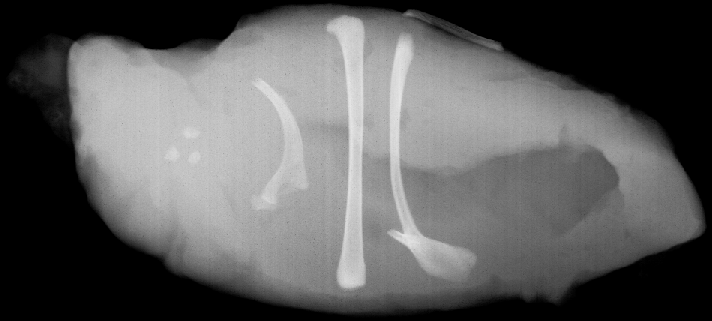
#> input picture Assignment 11/B.tif, 712 x 321 px
$ python question-2.py
#> lines starting #> are read from the running program, lines starting #| are printed output that depends on the picture; after the words box and inside, x2 and y2 are one past the last pixel; in counts of white or black regions, pixels touching at a corner belong together
import numpy as np
import cv2 as cv
import matplotlib.pyplot as plt

def extract_middle_bone():
    # Read the image
    img_B = cv.imread('B.tif', cv.IMREAD_GRAYSCALE)
#> img_B is the input picture: shape (321, 712); min 0, max 231, mean 92.5

    # Threshold to isolate the sticks
    _, thresh_B = cv.threshold(img_B, 180, 255, cv.THRESH_BINARY)
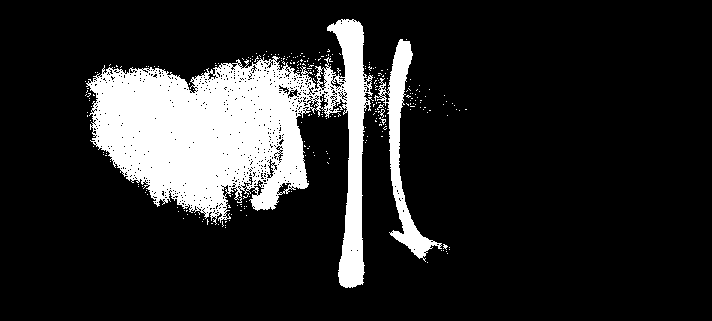
#> thresh_B: shape (321, 712); 15.2% white; 264 white regions (261 under 20 px), largest, box (x1, y1, x2, y2) and area: (86, 19, 373, 288) 31084, (374, 39, 442, 262) 3156, (378, 109, 385, 118) 21

    # Create a large vertical structuring element
    SE_B_large = cv.getStructuringElement(cv.MORPH_RECT, (8, 19))

    # Erode using the large structuring element
    img_B_eroded = cv.erode(thresh_B, SE_B_large, iterations=1)
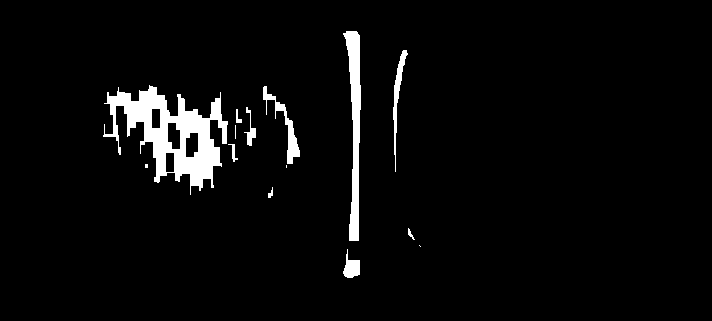
#> img_B_eroded: shape (321, 712); 4% white; 14 white regions (4 under 20 px), largest, box (x1, y1, x2, y2) and area: (103, 85, 228, 195) 5479, (343, 31, 361, 241) 1869, (263, 86, 300, 164) 605

    # Create a smaller structuring element
    SE_B_small = cv.getStructuringElement(cv.MORPH_RECT, (8, 30))

    # Dilate the result to restore the curved shape
    img_B_dilated = cv.dilate(img_B_eroded, SE_B_small, iterations=1)
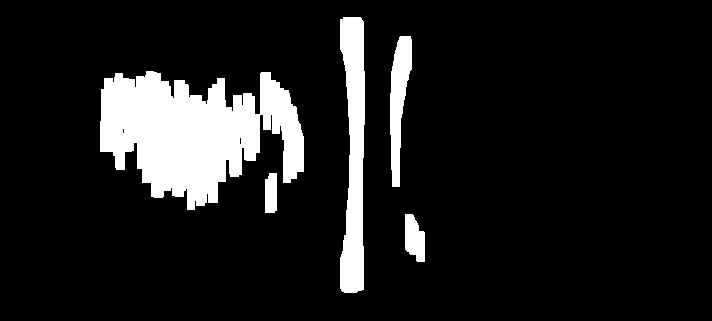
#> img_B_dilated: shape (321, 712); 11.3% white; 5 white regions

    # Perform a bitwise AND operation between the original and processed image
    img_final_B = cv.bitwise_and(img_B, img_B_dilated)
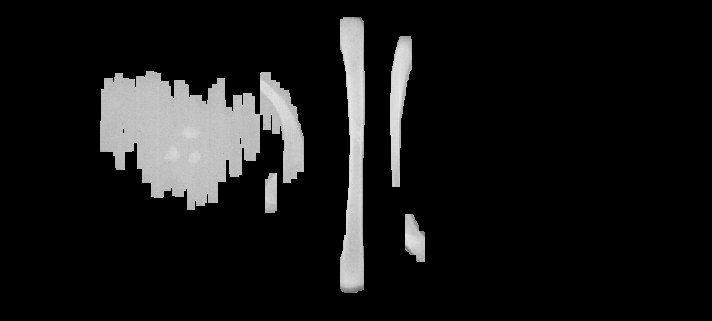
#> img_final_B: shape (321, 712); min 0, max 231, mean 22.1

    # Find contours in the image
    contours_B, _ = cv.findContours(img_final_B, cv.RETR_EXTERNAL, cv.CHAIN_APPROX_SIMPLE)
#> contours_B = 5 contours; box (x1, y1, x2, y2) and area: (100, 71, 304, 210) 17021, (340, 17, 365, 293) 4824, (390, 36, 412, 187) 1790, (405, 214, 425, 262) 666, (265, 173, 277, 213) 406

    # Sort contours by x-coordinate (L to R)
    contours_B = sorted(list(contours_B), key=lambda c: cv.boundingRect(c)[0])

    # Select the middle contour
    middle_contour_B = contours_B[len(contours_B) // 2]
#> middle_contour_B = contour of 66 points, box (x1, y1, x2, y2) (340, 17, 365, 293), area 4824

    # Create an empty mask for the middle contour
    mask_B = np.zeros_like(img_B)

    # Draw the middle contour on the mask
    cv.drawContours(mask_B, [middle_contour_B], -1, (255), thickness=cv.FILLED)
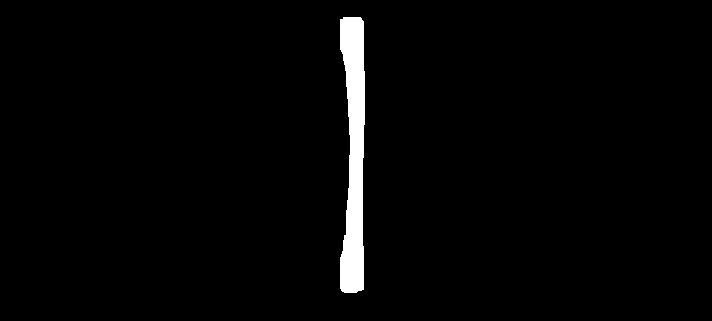
#> mask_B: shape (321, 712); 2.2% white; 1 white region, box (x1, y1, x2, y2) and area: (340, 17, 365, 293) 5119

    # Bitwise AND the mask with the original image
    img_final_B = cv.bitwise_and(img_B, mask_B)
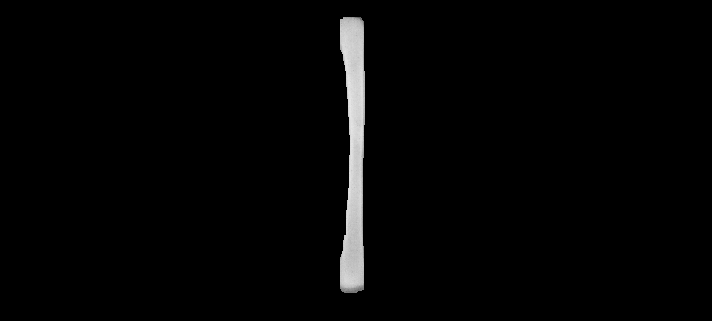
#> img_final_B: shape (321, 712); min 0, max 231, mean 4.5

    # Display the final output
    plt.figure(figsize=(5, 5))
    plt.imshow(img_final_B, cmap='gray')
    plt.axis('off')
    plt.show()

    return img_final_B

if __name__ == "__main__":
    extract_middle_bone()
